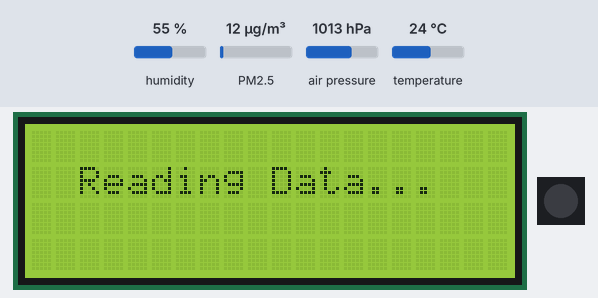
Bench run of a sketch on a simulated Arduino Pro Mini, built with avr-gcc and run on an emulated ATmega328P. Parts: 20×4 character LCD, 1 RGB LEDs in strip order, left to right. The inputs (shaded band) are chosen by the test bench; at power-on: PM2.5 12 µg/m³, humidity 55 %, air pressure 1013 hPa, temperature 24 °C. Dim RGB values are drawn brighter than linear; the strip is taken to match the declared colour order; what the sketch prints to the serial monitor is not drawn.

Above: at 1.3 s.
1.4 s: PM2.5 set to 75 µg/m³
At 10.4 s:
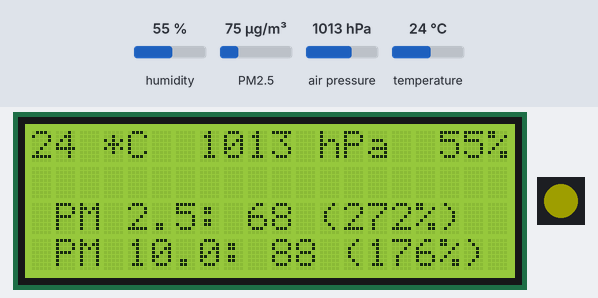
11.5 s: PM2.5 set to 6 µg/m³
At 21.2 s:
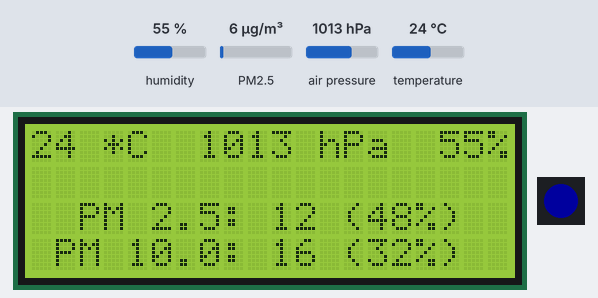
21.5 s: PM2.5 set to 150 µg/m³
At 30.6 s:
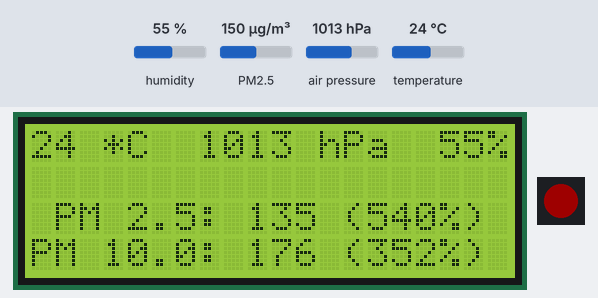
31.5 s: PM2.5 set to 6 µg/m³
At 41.2 s:
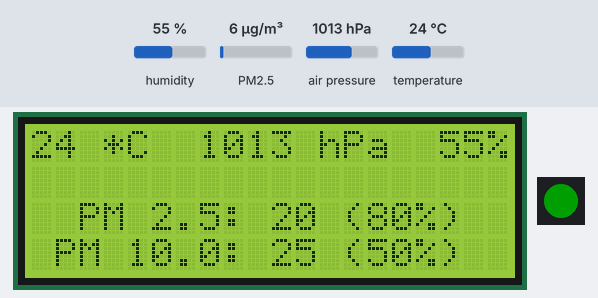
41.5 s: humidity set to 22 %
At 51.2 s:
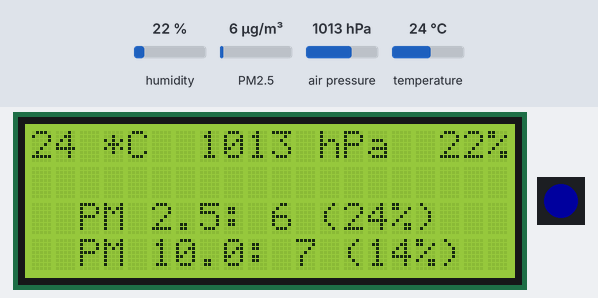
51.5 s: air pressure set to 952 hPa
At 61.3 s:
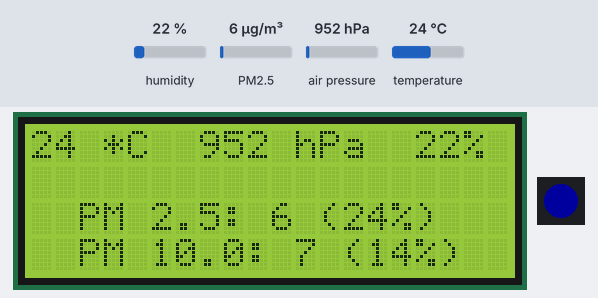
Timing chart, 0 to 62.5 s (numbered marks = the images above; inputs shaded):
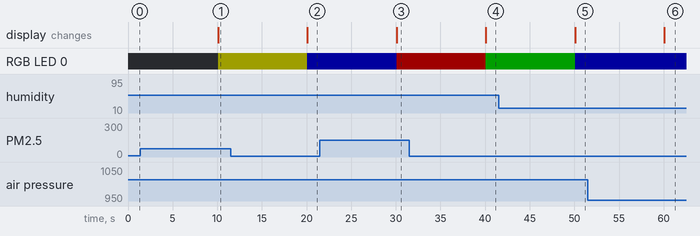

The sketch:

air-quality-monitor-arduino-pro-mini.ino
```cpp
#include "PMS.h"
#include <Adafruit_NeoPixel.h>
#include <SoftwareSerial.h>
#include <Wire.h>
#include <LiquidCrystal_I2C.h>
#include <Adafruit_Sensor.h>
#include <Adafruit_BME280.h>

#define SEALEVELPRESSURE_HPA (1013.25)
#define PIN            9
#define NUMPIXELS      1

LiquidCrystal_I2C lcd(0x3F,20,4);
SoftwareSerial pmsSerial(2, 3);
PMS pms(pmsSerial);
PMS::DATA data;
Adafruit_BME280 bme;
Adafruit_NeoPixel pixels = Adafruit_NeoPixel(NUMPIXELS, PIN, NEO_RGB + NEO_KHZ800);

int humidity = 0;

int colorLevel = 30;
uint32_t red = pixels.Color(colorLevel, 0, 0);
uint32_t green = pixels.Color(0, colorLevel, 0);
uint32_t blue = pixels.Color(0, 0, colorLevel);
uint32_t yellow = pixels.Color(colorLevel, colorLevel, 0);
uint32_t orange = pixels.Color(colorLevel, ((int)colorLevel/3), 0);

char buffer[30];

int pm10level = 50;
int pm25level = 25;

const int numberOfsamples = 10;
int pm10data[numberOfsamples];
int pm25data[numberOfsamples];
int sampleDataIndex = 0;

int pm10sum = 0;
int pm25sum = 0;
int pm10avg = 0;
int pm25avg = 0;

int lineShift = 0;

void setup()
{
  Serial.begin(9600);
  pmsSerial.begin(9600);

  lcd.init();                      // initialize the lcd
  lcd.init();
  lcd.backlight();
  lcd.setCursor(2,1);
  lcd.print("Reading Data...");

  if (! bme.begin(0x76, &Wire)) {
      Serial.println("Could not find a valid BME280 sensor, check wiring!");
  }

  pixels.begin();
  Serial.println("Pixels clear");
  pixels.clear();
  pixels.show();
}

void loop() {
  if (pms.read(data)) {
    pm10data[sampleDataIndex] = data.PM_AE_UG_10_0;
    pm25data[sampleDataIndex] = data.PM_AE_UG_2_5;
    Serial.print("Index:");
    Serial.print(sampleDataIndex);
    Serial.print("  PM 2.5 (ug/m3): ");
    Serial.print(data.PM_AE_UG_2_5);
    Serial.print("  PM 10.0 (ug/m3): ");
    Serial.println(data.PM_AE_UG_10_0);
    sampleDataIndex++;
  }

  if (sampleDataIndex >= numberOfsamples) {
    sampleDataIndex = 0;
    pm10sum = 0;
    pm25sum = 0;

    for (int i = 0; i < numberOfsamples; i++) {
      pm10sum += pm10data[i];
      pm25sum += pm25data[i];
    }

    pm10avg = (int) (pm10sum / numberOfsamples);
    pm25avg = (int) (pm25sum / numberOfsamples);

    lcd.clear();

    sprintf(buffer, "PM 2.5: %d (%d%%)", pm25avg, ((int) (100 * pm25avg / pm25level)));
    Serial.println(buffer);
    Serial.println(strlen(buffer));

    lineShift = (int)((20 - strlen(buffer))/2);
    if (lineShift < 0 || lineShift > 4) {
      lineShift = 0;
    }
    lcd.setCursor(lineShift, 2);
    lcd.print(buffer);

    sprintf(buffer, "PM 10.0: %d (%d%%)", pm10avg, ((int) (100 * pm10avg / pm10level)));
    Serial.println(buffer);
    Serial.println(strlen(buffer));

    lineShift = (int)((20 - strlen(buffer))/2);
    if (lineShift < 0 || lineShift > 4) {
      lineShift = 0;
    }
    lcd.setCursor(lineShift, 3);
    lcd.print(buffer);

    pixels.setPixelColor(0, getColor(pm10avg));
    pixels.show();

    lcd.setCursor(0,0);

    lcd.print((int)bme.readTemperature());
    lcd.print(" *C  ");

    lcd.print((int) (bme.readPressure() / 100.0F));
    lcd.print(" hPa ");

    humidity = (int) bme.readHumidity();
    if (humidity < 100) {
      lcd.print(" ");
    }

    lcd.print((int)bme.readHumidity());
    lcd.print("%");

    Serial.println();
  }
}

uint32_t getColor(int pm10) {
  if (pm10 < 21) {
    return blue;
  } else if (pm10 < 61) {
    return green;
  } else if (pm10 < 101) {
    return yellow;
  } else if (pm10 < 141) {
    return orange;
  } else {
    return red;
  }
}
```

Measured:
- after the input at 1.4 s, the display: changes after 8.7 s (image 1)
- after the input at 11.5 s, the display: changes after 8.6 s (image 2)
- after the input at 21.5 s, the display: changes after 8.6 s (image 3)
- after the input at 31.5 s, the display: changes after 8.6 s (image 4)
- after the input at 41.5 s, the display: changes after 8.6 s (image 5)
- after the input at 51.5 s, the display: changes after 8.6 s (image 6)
